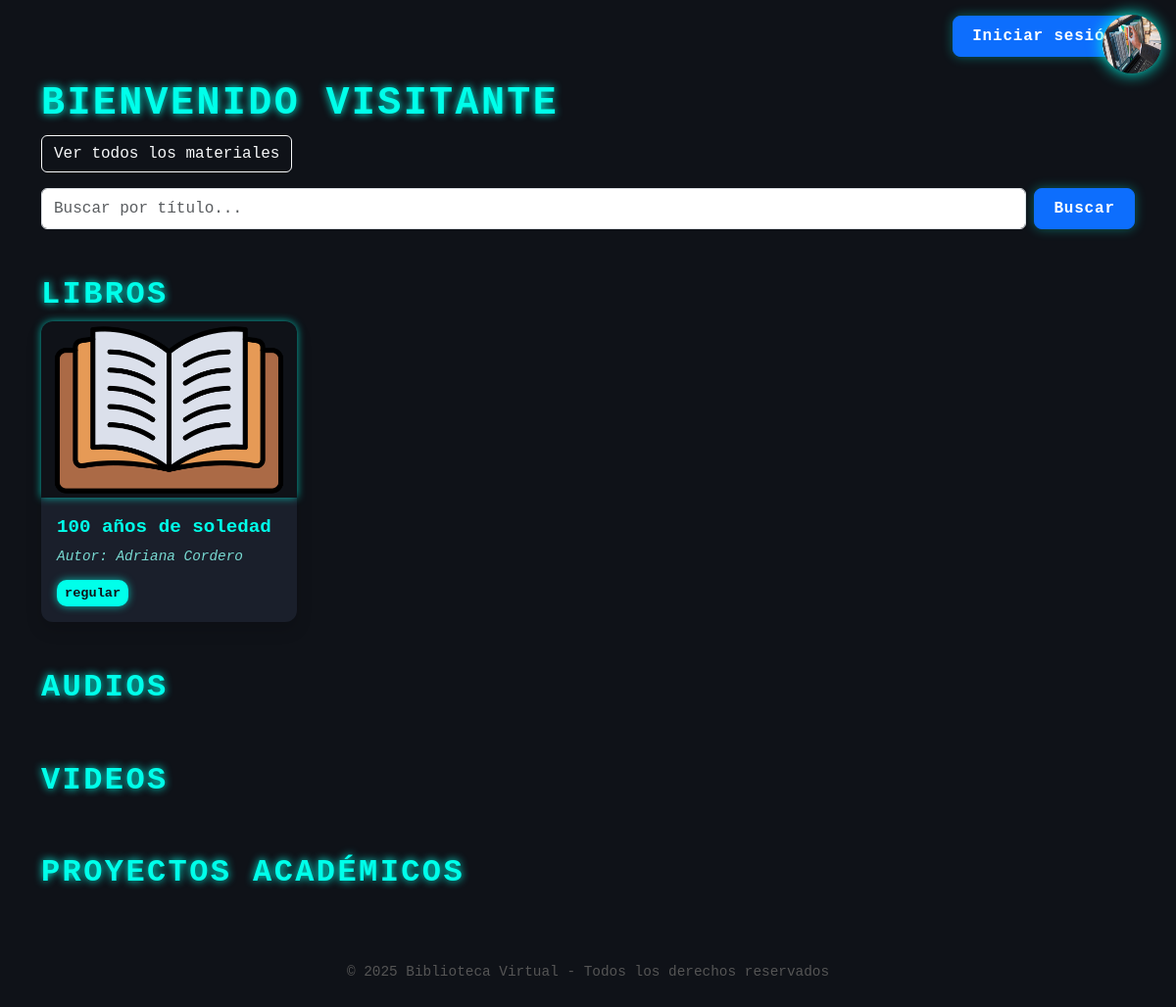
Before: / with the older database file.
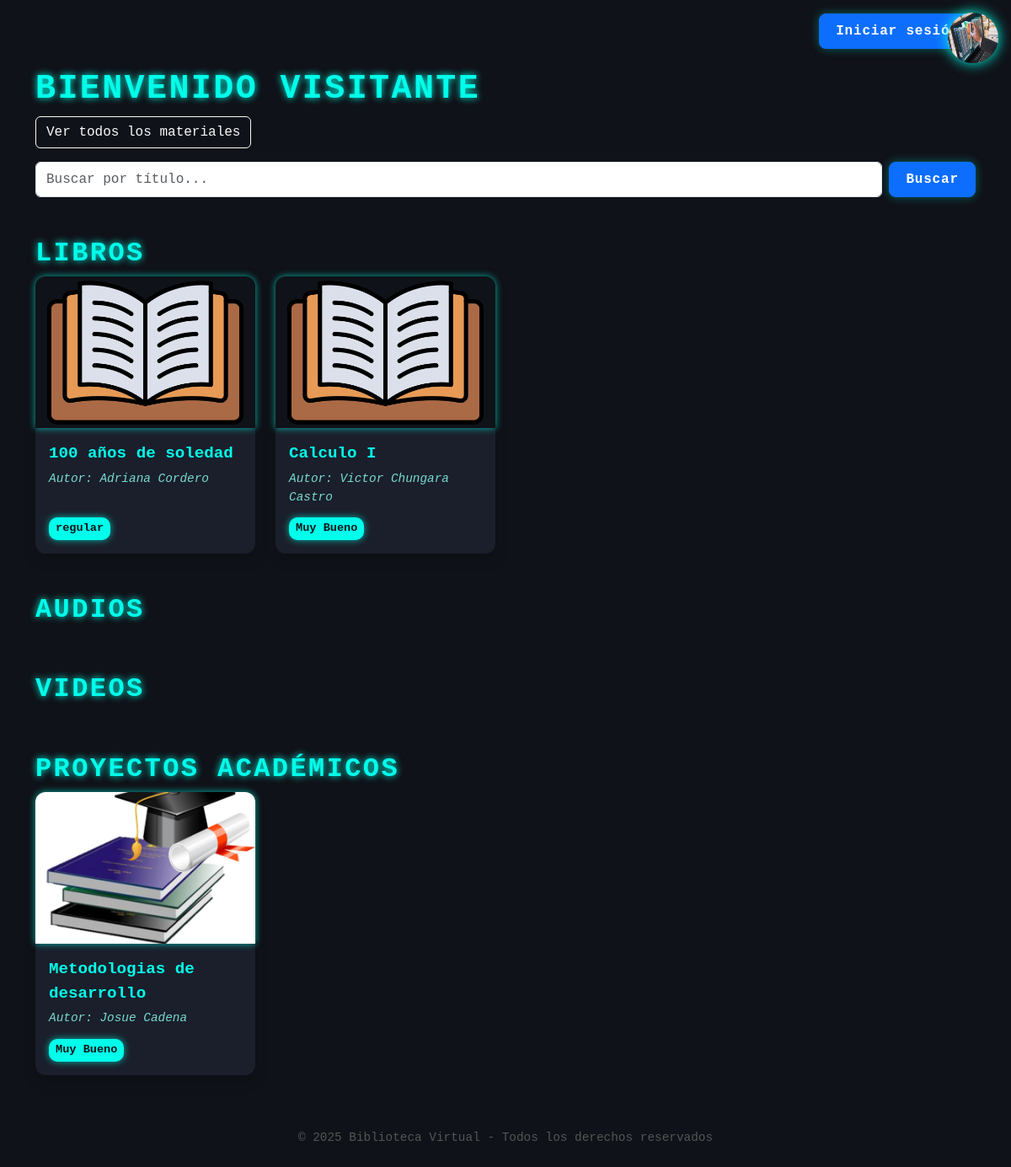
After: the same page with the newer database file.
### models/material_model.py (models this page shows, shortened)
class Material(db.Model):
    __tablename__ = 'materiales'
    id_material = db.Column(db.Integer, primary_key=True)
    tipo = db.Column(db.String(50), nullable=False)
    titulo = db.Column(db.String(100), nullable=False)
    fecha_ingreso = db.Column(db.String(20), nullable=False)
    estado = db.Column(db.String(20), nullable=False)
    id_categoria = db.Column(db.Integer, db.ForeignKey('categoria.id_cat'),nullable=False)
    id_autor = db.Column(db.Integer, db.ForeignKey('autores.id_autor'), nullable=False)
    categoria = db.relationship('Categoria', back_populates='materiales')
    libro = db.relationship('Libro', back_populates='material')
    autor = db.relationship('Autores', back_populates='materiales')
    audio = db.relationship('Audio', back_populates = 'material')
    proyecto_academico = db.relationship('Proyecto', back_populates='material')
    video = db.relationship('Video', back_populates='material')

### models/autores_model.py (models this page shows, shortened)
class Autores(db.Model):
    __tablename__ = "autores"
    id_autor = db.Column(db.Integer,primary_key=True)
    nombre = db.Column(db.String(150),nullable=False)
    materiales = db.relationship('Material', back_populates='autor')

### run.py (the view, shortened to what this page needs)
@app.route("/")
def home():
    tipo = request.args.get("tipo")
    buscar = request.args.get("buscar")
    query = Material.query
    if buscar:
        query = query.filter(Material.titulo.ilike(f"%{buscar}%"))
    materiales = query.all()
    if 'usuario_tipo' in session and session['usuario_tipo'].lower() == 'lector':
        return render_template('home_lector.html', materiales=materiales)
    elif 'usuario_tipo' in session:
        return render_template('dashboard.html')
    return render_template('home_lector.html', materiales=materiales)

### templates/home_lector.html (shortened to what this page needs)
<!DOCTYPE html>
<html lang="es">
<head>
    <link href="https://cdn.jsdelivr.net/npm/bootstrap@5.3.6/dist/css/bootstrap.min.css" rel="stylesheet" />
    <link href="https://cdnjs.cloudflare.com/ajax/libs/font-awesome/6.5.1/css/all.min.css" rel="stylesheet" />
</head>
<body>
  <a href="/" title="Logo Biblioteca" class="floating-logo">
    <img src="{{ url_for('static', filename='logo.png') }}" alt="Logo Biblioteca" style="width:100%; height:100%; border-radius: 50%;">
  </a>
  <div class="container">
    <div class="d-flex justify-content-end mt-3">
      {% if 'usuario_tipo' in session %}
        <a href="{{ url_for('auth.logout') }}" class="btn btn-danger">Cerrar sesión</a>
      {% else %}
        <a href="{{ url_for('usuario.login') }}" class="btn btn-primary">Iniciar sesión</a>
      {% endif %}
    </div>
    <h1 class="mt-4">Bienvenido{% if 'usuario_nombre' in session %} {{ session.usuario_nombre }}{% else %} visitante{% endif %}</h1>
    <a href="{{ url_for('home') }}" class="btn btn-outline-light mb-3">Ver todos los materiales</a>
    <form method="get" class="mb-4 d-flex" role="search">
      <input type="text" name="buscar" class="form-control me-2" placeholder="Buscar por título..." value="{{ request.args.get('buscar', '') }}">
      <button class="btn btn-primary" type="submit">Buscar</button>
    </form>
    <h2 class="mt-5">
  <a href="{{ url_for('home', tipo='libro') }}" style="text-decoration: none; color: #00ffea;">
    Libros
  </a>
</h2>
    <div class="materiales-grid">
      {% for m in materiales %}
        {% if m.tipo.lower() == 'libro' %}
          <div class="material-card shadow">
            <img src="{{ url_for('static', filename='libro.png') }}" alt="{{ m.titulo }}" class="material-img" />
            <div class="material-body">
              <div>
                <div class="material-title">{{ m.titulo }}</div>
                <div class="material-author">Autor: {{ m.autor.nombre }}</div>
              </div>
              <div class="material-status">{{ m.estado }}</div>
            </div>
          </div>
        {% endif %}
      {% endfor %}
    </div>
    <h2 class="mt-5">
  <a href="{{ url_for('home', tipo='audio') }}" style="text-decoration: none; color: #00ffea;">
    Audios
  </a>
</h2>
    <h2 class="mt-5">
  <a href="{{ url_for('home', tipo='video') }}" style="text-decoration: none; color: #00ffea;">
    Videos
  </a>
</h2>
    <h2 class="mt-5">
  <a href="{{ url_for('home', tipo='proyecto' or 'Tesis') }}" style="text-decoration: none; color: #00ffea;">
    Proyectos Académicos
  </a>
</h2>
    <div class="materiales-grid">
      {% for m in materiales %}
        {% if 'proyecto' in m.tipo.lower() or 'tesis' in m.tipo.lower() %}
          <div class="material-card shadow">
            <img src="{{ url_for('static', filename='tesis.jpg') }}" alt="{{ m.titulo }}" class="material-img" />
            <div class="material-body">
              <div>
                <div class="material-title">{{ m.titulo }}</div>
                <div class="material-author">Autor: {{ m.autor.nombre }}</div>
              </div>
              <div class="material-status">{{ m.estado }}</div>
            </div>
          </div>
        {% endif %}
      {% endfor %}
    </div>
  <footer>
    <p>&copy; 2025 Biblioteca Virtual - Todos los derechos reservados</p>
  </footer>
</body>
</html>

### templates/home_lector.html (style rules this page uses)
body { background-color: #0f1218; font-family: 'Fira Mono', monospace; color: #cfd8dc; min-height: 100vh; padding-bottom: 4rem; }
h1, h2 { color: #00ffea; text-transform: uppercase; font-weight: 900; letter-spacing: 0.15rem; text-shadow: 0 0 8px #00ffea; }
.material-card { background: #1a1f2b; border-radius: 12px; box-shadow: 0 0 10px #00ffea88; color: #a0f0e0; transition: transform 0.3s ease, box-shadow 0.3s ease; cursor: pointer; height: 100%; display: flex; flex-direction: column; }
.material-img { border-radius: 12px 12px 0 0; height: 180px; width: 100%; object-fit: cover; background-color: #0f1218; filter: drop-shadow(0 0 4px #00ffeaaa); }
.material-body { padding: 1rem; flex-grow: 1; display: flex; flex-direction: column; justify-content: space-between; }
.material-title { font-weight: 700; font-size: 1.2rem; color: #00ffea; margin-bottom: 0.3rem; }
.material-author { font-style: italic; font-size: 0.9rem; margin-bottom: 0.8rem; color: #78d9d1; }
.material-status { font-weight: 600; font-size: 0.85rem; padding: 0.2rem 0.5rem; border-radius: 10px; width: fit-content; color: #0f1218; background-color: #00ffea; align-self: flex-start; box-shadow: 0 0 8px #00ffeaaa; }
.btn-primary, .btn-danger { font-weight: 700; letter-spacing: 0.05rem; padding: 0.5rem 1.2rem; border-radius: 0.5rem; box-shadow: 0 0 12px #00ffea55; transition: all 0.3s ease; }
footer { text-align: center; margin-top: 4rem; color: #555; font-size: 0.9rem; }
.floating-logo { position: fixed; top: 15px; right: 15px; z-index: 1050; width: 60px; height: 60px; cursor: pointer; filter: drop-shadow(0 0 8px #00ffea); transition: filter 0.3s ease; }
.materiales-grid { display: grid; grid-template-columns: repeat(auto-fill, minmax(240px, 1fr)); gap: 1.5rem; width: 100%; }

Changed rows visible on the page:
added Material: titulo "Calculo I", autor.nombre "Victor Chungara Castro", estado "Muy Bueno", shown under "LIBROS"
added Material: titulo "Metodologias de desarrollo", autor.nombre "Josue Cadena", estado "Muy Bueno", shown under "PROYECTOS ACADÉMICOS"
